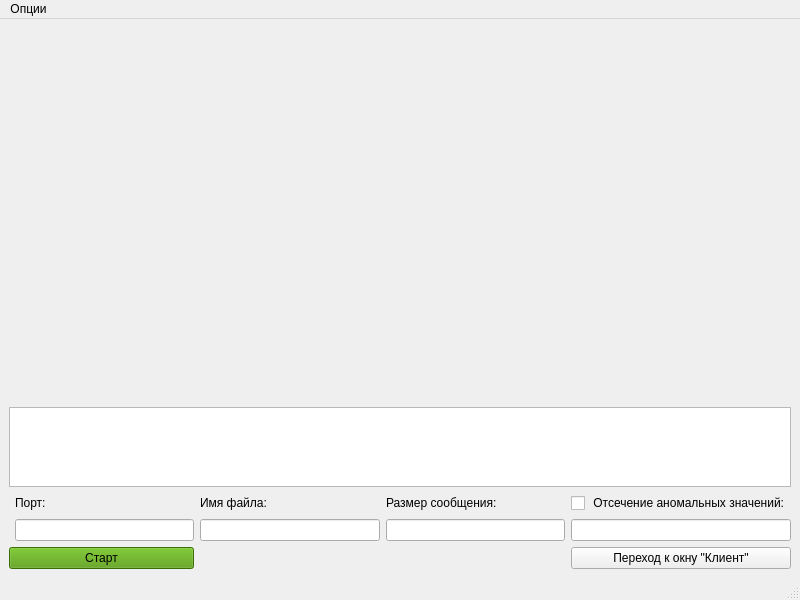
<?xml version="1.0" encoding="UTF-8"?>
<ui version="4.0">
 <class>server_window</class>
 <widget class="QMainWindow" name="server_window">
  <property name="geometry">
   <rect>
    <x>0</x>
    <y>0</y>
    <width>800</width>
    <height>600</height>
   </rect>
  </property>
  <property name="windowTitle">
   <string>Имитатор TCP соединения (сервер)</string>
  </property>
  <widget class="QWidget" name="centralwidget">
   <layout class="QHBoxLayout" name="horizontalLayout">
    <item>
     <layout class="QGridLayout" name="gridLayout">
      <item row="3" column="1">
       <widget class="QLabel" name="port_label">
        <property name="maximumSize">
         <size>
          <width>16777215</width>
          <height>15</height>
         </size>
        </property>
        <property name="text">
         <string>Порт:</string>
        </property>
       </widget>
      </item>
      <item row="3" column="3">
       <widget class="QLabel" name="size_label">
        <property name="maximumSize">
         <size>
          <width>16777215</width>
          <height>15</height>
         </size>
        </property>
        <property name="text">
         <string>Размер сообщения:</string>
        </property>
       </widget>
      </item>
      <item row="4" column="2">
       <widget class="QLineEdit" name="entered_filename"/>
      </item>
      <item row="5" column="0" colspan="2">
       <widget class="QPushButton" name="start_button">
        <property name="styleSheet">
         <string notr="true">background-color: rgb(78, 154, 6);</string>
        </property>
        <property name="text">
         <string>Старт</string>
        </property>
       </widget>
      </item>
      <item row="4" column="3">
       <widget class="QLineEdit" name="entered_size"/>
      </item>
      <item row="4" column="1">
       <widget class="QLineEdit" name="entered_port"/>
      </item>
      <item row="3" column="2">
       <widget class="QLabel" name="filename_label">
        <property name="maximumSize">
         <size>
          <width>16777215</width>
          <height>15</height>
         </size>
        </property>
        <property name="text">
         <string>Имя файла:</string>
        </property>
       </widget>
      </item>
      <item row="3" column="4">
       <widget class="QCheckBox" name="checkBox_speed_lim">
        <property name="text">
         <string> Отсечение аномальных значений:</string>
        </property>
       </widget>
      </item>
      <item row="2" column="0" colspan="5">
       <widget class="QTextEdit" name="console">
        <property name="maximumSize">
         <size>
          <width>16777215</width>
          <height>80</height>
         </size>
        </property>
       </widget>
      </item>
      <item row="1" column="0" colspan="5">
       <widget class="QWidget" name="graph_field" native="true"/>
      </item>
      <item row="4" column="4">
       <widget class="QLineEdit" name="lineEdit_speed_lim"/>
      </item>
      <item row="5" column="4">
       <widget class="QPushButton" name="change_to_client_button">
        <property name="maximumSize">
         <size>
          <width>400</width>
          <height>16777215</height>
         </size>
        </property>
        <property name="text">
         <string>Переход к окну &quot;Клиент&quot;</string>
        </property>
       </widget>
      </item>
     </layout>
    </item>
   </layout>
  </widget>
  <widget class="QMenuBar" name="menubar">
   <property name="geometry">
    <rect>
     <x>0</x>
     <y>0</y>
     <width>800</width>
     <height>22</height>
    </rect>
   </property>
   <widget class="QMenu" name="menu">
    <property name="title">
     <string>Опции</string>
    </property>
    <widget class="QMenu" name="menu_connection_type">
     <property name="title">
      <string>Тип соединения</string>
     </property>
     <addaction name="action_TCP"/>
     <addaction name="separator"/>
     <addaction name="action_UDP_"/>
    </widget>
    <addaction name="action_remove_graph"/>
    <addaction name="menu_connection_type"/>
   </widget>
   <addaction name="menu"/>
  </widget>
  <widget class="QStatusBar" name="statusbar"/>
  <action name="action">
   <property name="text">
    <string>Опции</string>
   </property>
  </action>
  <action name="action_remove_graph">
   <property name="text">
    <string>Очистить график</string>
   </property>
  </action>
  <action name="action_TCP">
   <property name="enabled">
    <bool>false</bool>
   </property>
   <property name="text">
    <string>TCP</string>
   </property>
  </action>
  <action name="actionddd">
   <property name="text">
    <string>ddd</string>
   </property>
  </action>
  <action name="action_UDP_">
   <property name="text">
    <string>UDP</string>
   </property>
  </action>
 </widget>
 <resources/>
 <connections/>
</ui>
